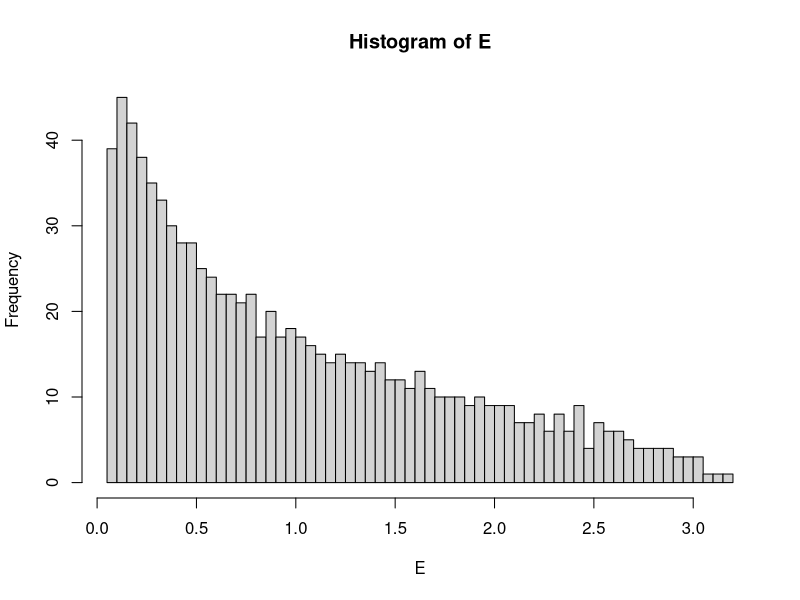
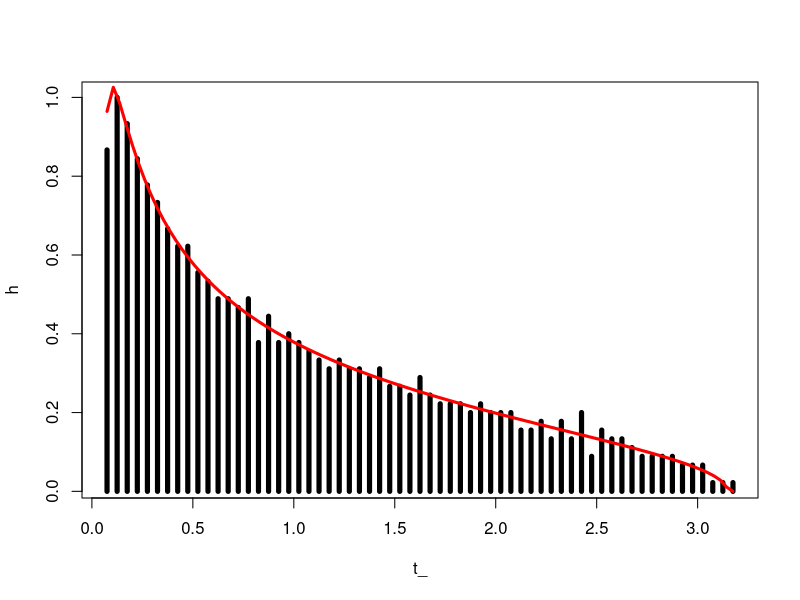

Write R code to recreate these figures, in order.
#' This script illustrate the Marchenko-Pastur limit of runifom matrix theory, as described in A. Meucci, 
#' "Risk and Asset Allocation", Springer, 2005,  Chapter 4.
#'
#' @references
#' A. Meucci - "Exercises in Advanced Risk and Portfolio Management" \url{http://symmys.com/node/170}.
#' See Meucci's script for "S_PasturMarchenko.m"
#'

##################################################################################################################
### Inputs
T = 1500;
N = 900;

##################################################################################################################
### Empirical eigenvalues

#X = matrix( runif(T*N), T, N ) ; # normal
#X = (matrix( runif(T*N), T, N ) - 0.5) * sqrt(12); # uniform
X = log(matrix( runif( T*N ), T, N )) + 1; # exponential

Y = ( t(X) %*% X ) / T; # symmetrize and rescale
E = t(eigen(Y)$values);

NumBins = ceiling( 10 * log( length( E )));
h = hist(E, NumBins, 1); 
t_= h$mids;
b = h$counts;
D = t_[ 2 ] - t_[ 1 ];
h = b / (D * N);

##################################################################################################################
### Theoretical eigenvalues
q = N / T;
t_min = ( 1 - sqrt( q )) ^ 2;
t_max = ( 1 + sqrt( q )) ^ 2;
t = seq(t_[ 1 ], t_[length(t_)], (t_[ length(t_) ]- t_[ 1 ])/100 );
a = pmax( t_max - t, 0);
b = pmax( t - t_min, 0);
y = 1 / ( q * 2 * pi * t) * sqrt(a * b);

##################################################################################################################
### Plots
#barplot(t_,h);
plot(t_,h, type="h", lwd=5);
lines(t , y, col = 'red', lwd = 3);
